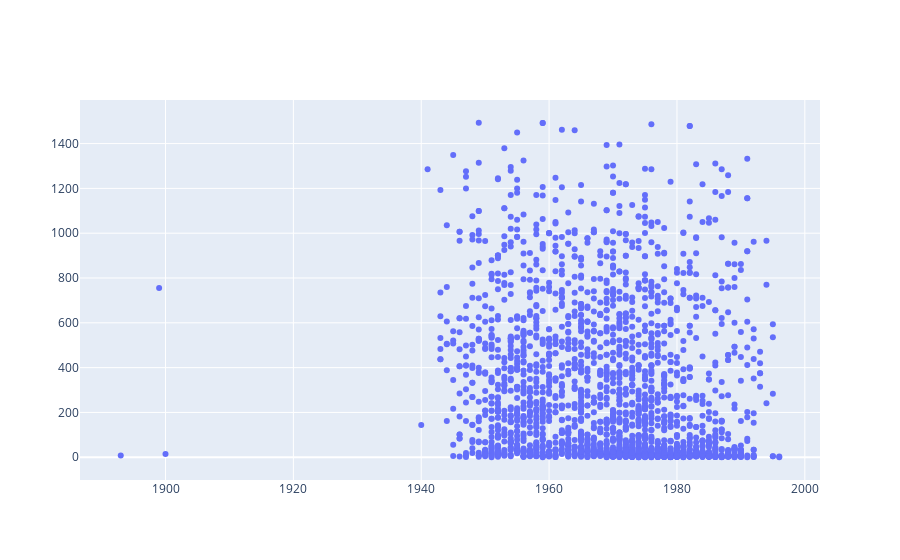

Here is the notebook cell this chart was saved with:
### Markdown cell above
### Ejercicio 3
Utiliza `plotly` para realizar un gráfico de dispersión que permita visualizar la relación que existe entre las variables 'Year_Birth' y 'MntWines'.

### Code cell
# YOUR CODE HERE
fig = go.Figure(data=[go.Scatter(x=mercadeo['Year_Birth'],y=mercadeo['MntWines'],mode = 'markers')])
fig.show()
#raise NotImplementedError()

### Figure 1 — Plotly figure (JSON) as saved in the notebook; plotly's stock layout.template omitted (floating-point values rounded to 4 significant figures; data arrays with more than 128 entries replaced by an {"elided": "..."} marker saying what was removed)
{"data": [{"mode": "markers", "type": "scatter", "x": {"elided": "2240 int values"}, "y": {"elided": "2240 int values"}}], "layout": {}}
